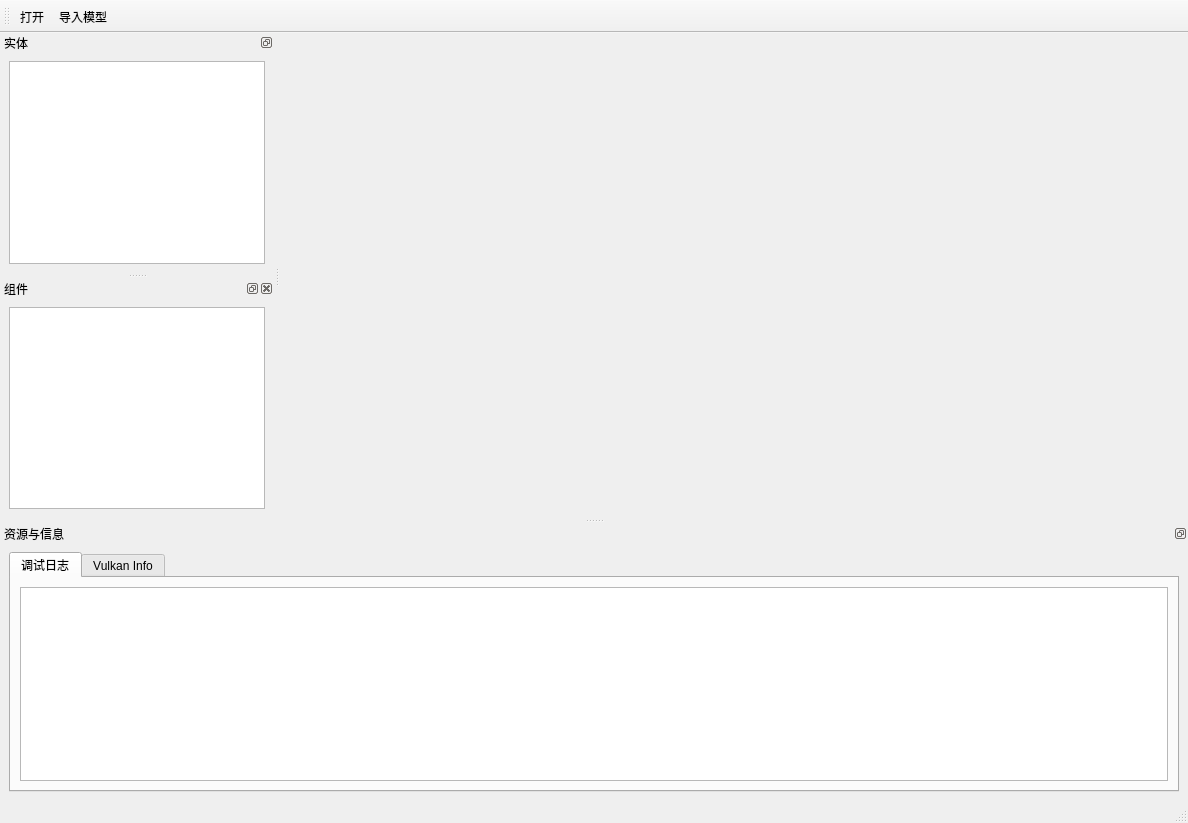
<?xml version="1.0" encoding="UTF-8"?>
<ui version="4.0">
 <class>MainWindow</class>
 <widget class="QMainWindow" name="MainWindow">
  <property name="geometry">
   <rect>
    <x>0</x>
    <y>0</y>
    <width>1188</width>
    <height>823</height>
   </rect>
  </property>
  <property name="windowTitle">
   <string>人群疏散引擎</string>
  </property>
  <property name="windowIcon">
   <iconset resource="../../resources/resources.qrc">
    <normaloff>:/images/多人-人群.png</normaloff>:/images/多人-人群.png</iconset>
  </property>
  <widget class="QWidget" name="centralwidget"/>
  <widget class="QStatusBar" name="statusbar"/>
  <widget class="QToolBar" name="toolBar">
   <property name="windowTitle">
    <string>toolBar</string>
   </property>
   <property name="toolButtonStyle">
    <enum>Qt::ToolButtonTextUnderIcon</enum>
   </property>
   <attribute name="toolBarArea">
    <enum>TopToolBarArea</enum>
   </attribute>
   <attribute name="toolBarBreak">
    <bool>false</bool>
   </attribute>
   <addaction name="actOpen"/>
   <addaction name="actImportModel"/>
  </widget>
  <widget class="QDockWidget" name="dockView">
   <property name="features">
    <set>QDockWidget::DockWidgetFloatable|QDockWidget::DockWidgetMovable</set>
   </property>
   <property name="windowTitle">
    <string>实体</string>
   </property>
   <attribute name="dockWidgetArea">
    <number>1</number>
   </attribute>
   <widget class="QWidget" name="dockWidgetContents">
    <layout class="QVBoxLayout" name="verticalLayout">
     <item>
      <widget class="QTreeView" name="treeView"/>
     </item>
    </layout>
   </widget>
  </widget>
  <widget class="QDockWidget" name="dockInfo">
   <property name="features">
    <set>QDockWidget::DockWidgetFloatable|QDockWidget::DockWidgetMovable</set>
   </property>
   <property name="windowTitle">
    <string>资源与信息</string>
   </property>
   <attribute name="dockWidgetArea">
    <number>8</number>
   </attribute>
   <widget class="QWidget" name="dockWidgetContents_2">
    <layout class="QHBoxLayout" name="horizontalLayout">
     <item>
      <widget class="QTabWidget" name="tabWidget">
       <property name="currentIndex">
        <number>0</number>
       </property>
       <widget class="QWidget" name="debugLogTab">
        <attribute name="title">
         <string>调试日志</string>
        </attribute>
        <layout class="QHBoxLayout" name="horizontalLayout_2">
         <item>
          <widget class="QPlainTextEdit" name="debugLog"/>
         </item>
        </layout>
       </widget>
       <widget class="QWidget" name="tab_2">
        <attribute name="title">
         <string>Vulkan Info</string>
        </attribute>
       </widget>
      </widget>
     </item>
    </layout>
   </widget>
  </widget>
  <widget class="QDockWidget" name="dockWidget">
   <property name="windowTitle">
    <string>组件</string>
   </property>
   <attribute name="dockWidgetArea">
    <number>1</number>
   </attribute>
   <widget class="QWidget" name="dockWidgetContents_3">
    <layout class="QVBoxLayout" name="verticalLayout_2">
     <item>
      <widget class="QTreeView" name="treeView_2"/>
     </item>
    </layout>
   </widget>
  </widget>
  <action name="actOpen">
   <property name="icon">
    <iconset resource="../../resources/resources.qrc">
     <normaloff>:/images/工程.png</normaloff>:/images/工程.png</iconset>
   </property>
   <property name="text">
    <string>打开</string>
   </property>
  </action>
  <action name="actImportModel">
   <property name="icon">
    <iconset resource="../../resources/resources.qrc">
     <normaloff>:/images/模型.png</normaloff>:/images/模型.png</iconset>
   </property>
   <property name="text">
    <string>导入模型</string>
   </property>
  </action>
  <action name="actShowViewDock">
   <property name="checkable">
    <bool>true</bool>
   </property>
   <property name="checked">
    <bool>true</bool>
   </property>
   <property name="icon">
    <iconset resource="../../resources/resources.qrc">
     <normaloff>:/images/树状图.png</normaloff>:/images/树状图.png</iconset>
   </property>
   <property name="text">
    <string>显示视图</string>
   </property>
  </action>
  <action name="actShowInfoDock">
   <property name="checkable">
    <bool>true</bool>
   </property>
   <property name="checked">
    <bool>true</bool>
   </property>
   <property name="icon">
    <iconset resource="../../resources/resources.qrc">
     <normaloff>:/images/日志.png</normaloff>:/images/日志.png</iconset>
   </property>
   <property name="text">
    <string>显示信息</string>
   </property>
  </action>
  <action name="actSelPopMenu">
   <property name="icon">
    <iconset resource="../../resources/resources.qrc">
     <normaloff>:/images/容器.png</normaloff>:/images/容器.png</iconset>
   </property>
   <property name="text">
    <string>容器显示</string>
   </property>
  </action>
  <action name="actAbout">
   <property name="icon">
    <iconset resource="../../resources/resources.qrc">
     <normaloff>:/images/about.png</normaloff>:/images/about.png</iconset>
   </property>
   <property name="text">
    <string>关于</string>
   </property>
  </action>
  <action name="actPlay">
   <property name="icon">
    <iconset resource="../../resources/resources.qrc">
     <normaloff>:/images/播放.png</normaloff>:/images/播放.png</iconset>
   </property>
   <property name="text">
    <string>启动</string>
   </property>
  </action>
  <action name="actPause">
   <property name="icon">
    <iconset resource="../../resources/resources.qrc">
     <normaloff>:/images/暂停.png</normaloff>:/images/暂停.png</iconset>
   </property>
   <property name="text">
    <string>暂停</string>
   </property>
  </action>
  <action name="actStop">
   <property name="icon">
    <iconset resource="../../resources/resources.qrc">
     <normaloff>:/images/停止.png</normaloff>:/images/停止.png</iconset>
   </property>
   <property name="text">
    <string>停止</string>
   </property>
  </action>
 </widget>
 <resources>
  <include location="../../resources/resources.qrc"/>
 </resources>
 <connections/>
</ui>
